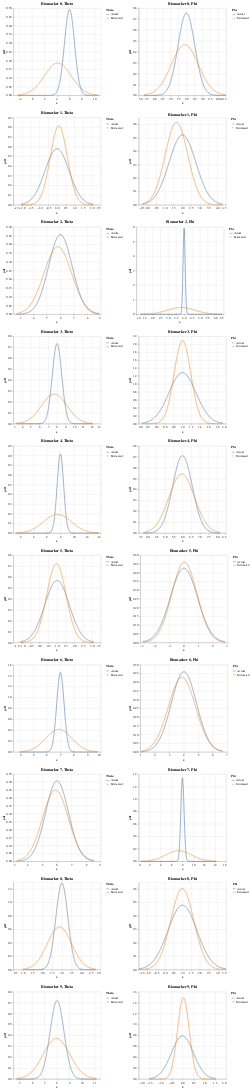

This figure's notebook cell:
### Code cell
biomarkers = [_ for _ in range(10)]
charts = []
for n in biomarkers: 
    biomarker_data_est = estimate_df[estimate_df.biomarker == n].reset_index()
    biomarker_data = truth[truth.biomarker == n].reset_index()
    # theta for diseased
    theta_mean_est = biomarker_data_est.theta_mean[0]
    theta_var_est = biomarker_data_est.theta_var[0]
    theta_std_est = np.sqrt(theta_var_est)

    theta_mean = biomarker_data.theta_mean[0]
    theta_var = biomarker_data.theta_var[0]
    theta_std = np.sqrt(theta_var)
    # phi for healthy
    phi_mean_est = biomarker_data_est.phi_mean[0]
    phi_var_est = biomarker_data_est.phi_var[0]
    phi_std_est = np.sqrt(phi_var_est)

    phi_mean = biomarker_data.phi_mean[0]
    phi_var = biomarker_data.phi_var[0]
    phi_std = np.sqrt(phi_var)

    mean1, std1 = theta_mean, theta_std
    mean2, std2 = theta_mean_est, theta_std_est

    # Generating points on the x axis
    x_thetas = np.linspace(min(mean1 - 3*std1, mean2 - 3*std2), 
                    max(mean1 + 3*std1, mean2 + 3*std2), 1000)

    # Creating DataFrames for each distribution
    df1 = pd.DataFrame({'x': x_thetas, 'pdf': norm.pdf(x_thetas, mean1, std1), 'Distribution': 'Actual'})
    df2 = pd.DataFrame({'x': x_thetas, 'pdf': norm.pdf(x_thetas, mean2, std2), 'Distribution': 'Estimated'})

    # Combining the DataFrames
    df3 = pd.concat([df1, df2])

    # Altair plot
    chart_theta = alt.Chart(df3).mark_line().encode(
        x='x',
        y='pdf',
        color=alt.Color('Distribution:N', legend=alt.Legend(title="Theta"))
    ).properties(
        title=f'Biomarker {n}, Theta'
        )

    mean1, std1 = phi_mean, phi_std
    mean2, std2 = phi_mean_est, phi_std_est

    # Generating points on the x axis
    x_phis = np.linspace(min(mean1 - 3*std1, mean2 - 3*std2), 
                    max(mean1 + 3*std1, mean2 + 3*std2), 1000)

    # Creating DataFrames for each distribution
    df1 = pd.DataFrame({'x': x_phis, 'pdf': norm.pdf(x_phis, mean1, std1), 'Distribution': 'Actual'})
    df2 = pd.DataFrame({'x': x_phis, 'pdf': norm.pdf(x_phis, mean2, std2), 'Distribution': 'Estimated'})

    # Combining the DataFrames
    df3 = pd.concat([df1, df2])

    # Altair plot
    chart_phi = alt.Chart(df3).mark_line().encode(
        x='x',
        y='pdf',
        color=alt.Color('Distribution:N', legend=alt.Legend(title="Phi"))
    ).properties(
        title=f'Biomarker {n}, Phi'
        )
    
    # Concatenate theta and phi charts horizontally
    hconcat_chart = alt.hconcat(chart_theta, chart_phi).resolve_scale(color="independent")

    # Append the concatenated chart to the list of charts
    charts.append(hconcat_chart)
# Concatenate all the charts vertically
final_chart = alt.vconcat(*charts)

# Display the final chart
final_chart.display()

### Figure 1 — Vega-Lite specification as saved in the notebook (floating-point values rounded to 4 significant figures; data arrays with more than 128 entries replaced by an {"elided": "..."} marker saying what was removed)
{"config": {"view": {"continuousWidth": 300, "continuousHeight": 300}}, "vconcat": [{"hconcat": [{"data": {"name": "data-367b38bf5a0060067c4ea0f5aac00cda"}, "mark": {"type": "line"}, "encoding": {"color": {"field": "Distribution", "legend": {"title": "Theta"}, "type": "nominal"}, "x": {"field": "x", "type": "quantitative"}, "y": {"field": "pdf", "type": "quantitative"}}, "title": "Biomarker 0, Theta"}, {"data": {"name": "data-8c56549c7fa8b1875bb6d9cfe3eeb846"}, "mark": {"type": "line"}, "encoding": {"color": {"field": "Distribution", "legend": {"title": "Phi"}, "type": "nominal"}, "x": {"field": "x", "type": "quantitative"}, "y": {"field": "pdf", "type": "quantitative"}}, "title": "Biomarker 0, Phi"}], "resolve": {"scale": {"color": "independent"}}}, {"hconcat": [{"data": {"name": "data-47e3e4d6435fd979a1c5cdbdedba249c"}, "mark": {"type": "line"}, "encoding": {"color": {"field": "Distribution", "legend": {"title": "Theta"}, "type": "nominal"}, "x": {"field": "x", "type": "quantitative"}, "y": {"field": "pdf", "type": "quantitative"}}, "title": "Biomarker 1, Theta"}, {"data": {"name": "data-9bfb8fb4a9564b1c8420af366fab97b3"}, "mark": {"type": "line"}, "encoding": {"color": {"field": "Distribution", "legend": {"title": "Phi"}, "type": "nominal"}, "x": {"field": "x", "type": "quantitative"}, "y": {"field": "pdf", "type": "quantitative"}}, "title": "Biomarker 1, Phi"}], "resolve": {"scale": {"color": "independent"}}}, {"hconcat": [{"data": {"name": "data-78645c4d39bd38b7b02c289046226c67"}, "mark": {"type": "line"}, "encoding": {"color": {"field": "Distribution", "legend": {"title": "Theta"}, "type": "nominal"}, "x": {"field": "x", "type": "quantitative"}, "y": {"field": "pdf", "type": "quantitative"}}, "title": "Biomarker 2, Theta"}, {"data": {"name": "data-24a81ca2f58d3e3a3308896496a65ba3"}, "mark": {"type": "line"}, "encoding": {"color": {"field": "Distribution", "legend": {"title": "Phi"}, "type": "nominal"}, "x": {"field": "x", "type": "quantitative"}, "y": {"field": "pdf", "type": "quantitative"}}, "title": "Biomarker 2, Phi"}], "resolve": {"scale": {"color": "independent"}}}, {"hconcat": [{"data": {"name": "data-cd349f72ba62558fdf0db04e974601a7"}, "mark": {"type": "line"}, "encoding": {"color": {"field": "Distribution", "legend": {"title": "Theta"}, "type": "nominal"}, "x": {"field": "x", "type": "quantitative"}, "y": {"field": "pdf", "type": "quantitative"}}, "title": "Biomarker 3, Theta"}, {"data": {"name": "data-47f33b7b1c860c21e859c353c4a7aaa1"}, "mark": {"type": "line"}, "encoding": {"color": {"field": "Distribution", "legend": {"title": "Phi"}, "type": "nominal"}, "x": {"field": "x", "type": "quantitative"}, "y": {"field": "pdf", "type": "quantitative"}}, "title": "Biomarker 3, Phi"}], "resolve": {"scale": {"color": "independent"}}}, {"hconcat": [{"data": {"name": "data-b591b3de348ddef9bf24f435df56b9ec"}, "mark": {"type": "line"}, "encoding": {"color": {"field": "Distribution", "legend": {"title": "Theta"}, "type": "nominal"}, "x": {"field": "x", "type": "quantitative"}, "y": {"field": "pdf", "type": "quantitative"}}, "title": "Biomarker 4, Theta"}, {"data": {"name": "data-30de0b72bddb258f1428511ca04323aa"}, "mark": {"type": "line"}, "encoding": {"color": {"field": "Distribution", "legend": {"title": "Phi"}, "type": "nominal"}, "x": {"field": "x", "type": "quantitative"}, "y": {"field": "pdf", "type": "quantitative"}}, "title": "Biomarker 4, Phi"}], "resolve": {"scale": {"color": "independent"}}}, {"hconcat": [{"data": {"name": "data-fdbe6549c03efca9bb37d757afdda570"}, "mark": {"type": "line"}, "encoding": {"color": {"field": "Distribution", "legend": {"title": "Theta"}, "type": "nominal"}, "x": {"field": "x", "type": "quantitative"}, "y": {"field": "pdf", "type": "quantitative"}}, "title": "Biomarker 5, Theta"}, {"data": {"name": "data-4e76f9252f54e81c2eaece2d425b9ee9"}, "mark": {"type": "line"}, "encoding": {"color": {"field": "Distribution", "legend": {"title": "Phi"}, "type": "nominal"}, "x": {"field": "x", "type": "quantitative"}, "y": {"field": "pdf", "type": "quantitative"}}, "title": "Biomarker 5, Phi"}], "resolve": {"scale": {"color": "independent"}}}, {"hconcat": [{"data": {"name": "data-822f36eb88cd55071b6a70ef180487d4"}, "mark": {"type": "line"}, "encoding": {"color": {"field": "Distribution", "legend": {"title": "Theta"}, "type": "nominal"}, "x": {"field": "x", "type": "quantitative"}, "y": {"field": "pdf", "type": "quantitative"}}, "title": "Biomarker 6, Theta"}, {"data": {"name": "data-f95e444aa54e5523062040f2485a984b"}, "mark": {"type": "line"}, "encoding": {"color": {"field": "Distribution", "legend": {"title": "Phi"}, "type": "nominal"}, "x": {"field": "x", "type": "quantitative"}, "y": {"field": "pdf", "type": "quantitative"}}, "title": "Biomarker 6, Phi"}], "resolve": {"scale": {"color": "independent"}}}, {"hconcat": [{"data": {"name": "data-4b3f64a05f92977c21f7331582c2f12e"}, "mark": {"type": "line"}, "encoding": {"color": {"field": "Distribution", "legend": {"title": "Theta"}, "type": "nominal"}, "x": {"field": "x", "type": "quantitative"}, "y": {"field": "pdf", "type": "quantitative"}}, "title": "Biomarker 7, Theta"}, {"data": {"name": "data-2a85a9f2da989dd37aac36b753c598ce"}, "mark": {"type": "line"}, "encoding": {"color": {"field": "Distribution", "legend": {"title": "Phi"}, "type": "nominal"}, "x": {"field": "x", "type": "quantitative"}, "y": {"field": "pdf", "type": "quantitative"}}, "title": "Biomarker 7, Phi"}], "resolve": {"scale": {"color": "independent"}}}, {"hconcat": [{"data": {"name": "data-4e1a7f9571577603e97d85a53cd0f062"}, "mark": {"type": "line"}, "encoding": {"color": {"field": "Distribution", "legend": {"title": "Theta"}, "type": "nominal"}, "x": {"field": "x", "type": "quantitative"}, "y": {"field": "pdf", "type": "quantitative"}}, "title": "Biomarker 8, Theta"}, {"data": {"name": "data-9fab9fb9f8448b1bb946ee5864ee781b"}, "mark": {"type": "line"}, "encoding": {"color": {"field": "Distribution", "legend": {"title": "Phi"}, "type": "nominal"}, "x": {"field": "x", "type": "quantitative"}, "y": {"field": "pdf", "type": "quantitative"}}, "title": "Biomarker 8, Phi"}], "resolve": {"scale": {"color": "independent"}}}, {"hconcat": [{"data": {"name": "data-b688c31bfa23615fec0b118f32f84ae8"}, "mark": {"type": "line"}, "encoding": {"color": {"field": "Distribution", "legend": {"title": "Theta"}, "type": "nominal"}, "x": {"field": "x", "type": "quantitative"}, "y": {"field": "pdf", "type": "quantitative"}}, "title": "Biomarker 9, Theta"}, {"data": {"name": "data-685c14d9fcdf9ecc0f145fb1255d7787"}, "mark": {"type": "line"}, "encoding": {"color": {"field": "Distribution", "legend": {"title": "Phi"}, "type": "nominal"}, "x": {"field": "x", "type": "quantitative"}, "y": {"field": "pdf", "type": "quantitative"}}, "title": "Biomarker 9, Phi"}], "resolve": {"scale": {"color": "independent"}}}], "$schema": "https://vega.github.io/schema/vega-lite/v5.16.3.json", "datasets": {"data-367b38bf5a0060067c4ea0f5aac00cda": {"elided": "2000 records"}, "data-8c56549c7fa8b1875bb6d9cfe3eeb846": {"elided": "2000 records"}, "data-47e3e4d6435fd979a1c5cdbdedba249c": {"elided": "2000 records"}, "data-9bfb8fb4a9564b1c8420af366fab97b3": {"elided": "2000 records"}, "data-78645c4d39bd38b7b02c289046226c67": {"elided": "2000 records"}, "data-24a81ca2f58d3e3a3308896496a65ba3": {"elided": "2000 records"}, "data-cd349f72ba62558fdf0db04e974601a7": {"elided": "2000 records"}, "data-47f33b7b1c860c21e859c353c4a7aaa1": {"elided": "2000 records"}, "data-b591b3de348ddef9bf24f435df56b9ec": {"elided": "2000 records"}, "data-30de0b72bddb258f1428511ca04323aa": {"elided": "2000 records"}, "data-fdbe6549c03efca9bb37d757afdda570": {"elided": "2000 records"}, "data-4e76f9252f54e81c2eaece2d425b9ee9": {"elided": "2000 records"}, "data-822f36eb88cd55071b6a70ef180487d4": {"elided": "2000 records"}, "data-f95e444aa54e5523062040f2485a984b": {"elided": "2000 records"}, "data-4b3f64a05f92977c21f7331582c2f12e": {"elided": "2000 records"}, "data-2a85a9f2da989dd37aac36b753c598ce": {"elided": "2000 records"}, "data-4e1a7f9571577603e97d85a53cd0f062": {"elided": "2000 records"}, "data-9fab9fb9f8448b1bb946ee5864ee781b": {"elided": "2000 records"}, "data-b688c31bfa23615fec0b118f32f84ae8": {"elided": "2000 records"}, "data-685c14d9fcdf9ecc0f145fb1255d7787": {"elided": "2000 records"}}}
